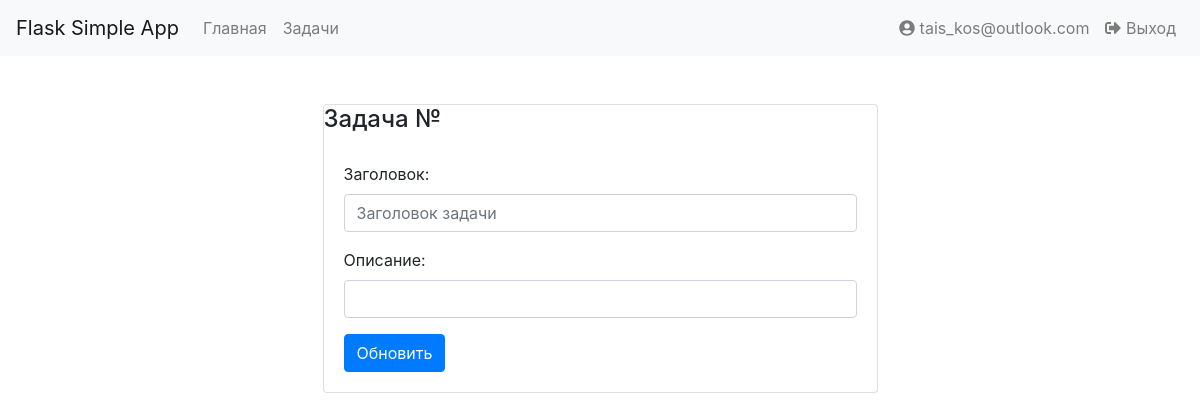
/tasks/12 (signed in), run on an earlier commit of the app's database.
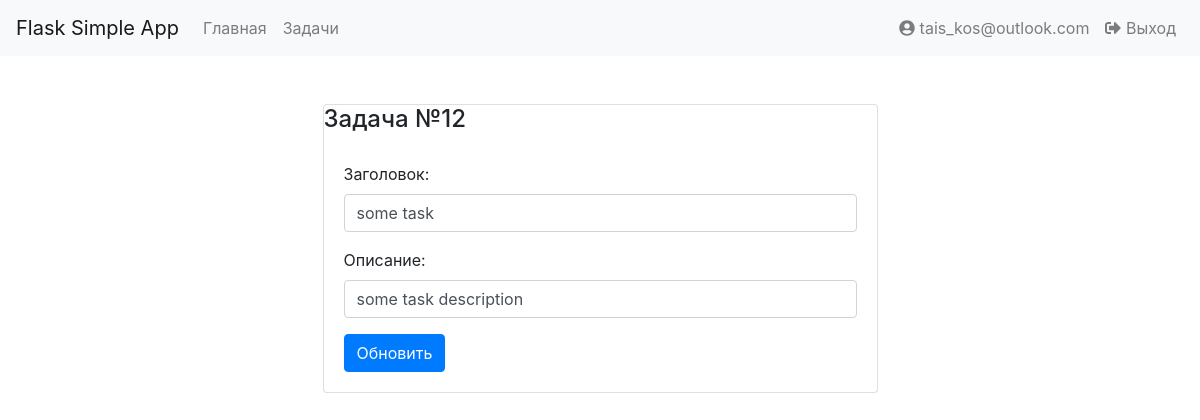
And on a later commit of the database.
### tables this page shows
CREATE TABLE "tasks"
(
	id integer not null
		constraint tasks_pk
			primary key autoincrement,
	title varchar(100) not null,
	description text,
	id_user int not null
		references users
			on update cascade on delete cascade
);

### app.py (the view)
@app.route('/tasks/<int:task_id>', methods=['GET'])
def get_task(task_id: int):
    if 'user_id' in session:
        user_id = session['user_id']
        user = Storage.get_user_by_id(user_id)
        task = Storage.get_task_by_id(task_id)
        return render_template('pages/task.html', page_title='Отредактировать задачу', task=task, user=user)
    else:
        return redirect('/login')

### storage/__init__.py (called while the page is built)
    @staticmethod
    def get_user_by_id(id: int) -> User:
        user_data = db.execute('SELECT * FROM users WHERE id=?', (id,)).fetchone()
        if user_data:
            return User(id=user_data[0], email=user_data[1], password=user_data[2])
        else:
            return None

    @staticmethod
    def get_task_by_id(task_id: int) -> Task:
        task_data = db.execute('SELECT * from tasks where tasks.id=?', (task_id,)).fetchone()
        if task_data:
            user = Storage.get_user_by_id(task_data[3])
            return Task(id=task_data[0], title=task_data[1], description=task_data[2], user=user)
        else:
            return None

### templates/pages/task.html (shortened to what this page needs)
{% extends "layouts/base_layout.html" %}
{% block main %}
    <section class="card card-default w-50 mx-auto">
        <h4>Задача №{{ task.id }}</h4>
        <form action="/create_task/{{ task.id }}" method="POST" class="card-body">
            <div class="form-group">
                <label for="title-input">Заголовок:</label>
                <input type="text" name="title-input" class="form-control" id="title-input" placeholder="Заголовок задачи" value="{{ task.title }}">
            </div>
            <div class="form-group">
                <label for="description-input">Описание:</label>
                <input type="text" name="description-input" class="form-control" id="description-input" value="{{ task.description }}">
            </div>
            <button type="submit" class="btn btn-primary">Обновить</button>
        </form>
    </section>
{% endblock %}

What changed in the data, as far as the page shows it:
added tasks: id "12", title-input "some task", description-input "some task description"
